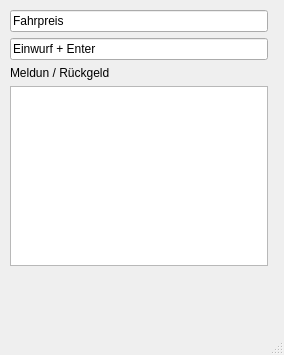
<?xml version="1.0" encoding="UTF-8"?>
<ui version="4.0">
 <class>MainWindow</class>
 <widget class="QMainWindow" name="MainWindow">
  <property name="geometry">
   <rect>
    <x>0</x>
    <y>0</y>
    <width>284</width>
    <height>355</height>
   </rect>
  </property>
  <property name="windowTitle">
   <string>MainWindow</string>
  </property>
  <widget class="QWidget" name="centralwidget">
   <widget class="QWidget" name="">
    <property name="geometry">
     <rect>
      <x>10</x>
      <y>10</y>
      <width>258</width>
      <height>256</height>
     </rect>
    </property>
    <layout class="QGridLayout" name="gridLayout">
     <item row="1" column="0">
      <widget class="QLineEdit" name="leEinwurf">
       <property name="text">
        <string>Einwurf + Enter</string>
       </property>
      </widget>
     </item>
     <item row="0" column="0">
      <widget class="QLineEdit" name="lePreis">
       <property name="text">
        <string>Fahrpreis</string>
       </property>
      </widget>
     </item>
     <item row="3" column="0">
      <widget class="QListWidget" name="lwAnzeige"/>
     </item>
     <item row="2" column="0">
      <widget class="QLabel" name="label">
       <property name="text">
        <string>Meldun / Rückgeld</string>
       </property>
      </widget>
     </item>
    </layout>
   </widget>
  </widget>
  <widget class="QMenuBar" name="menubar">
   <property name="geometry">
    <rect>
     <x>0</x>
     <y>0</y>
     <width>284</width>
     <height>39</height>
    </rect>
   </property>
  </widget>
  <widget class="QStatusBar" name="statusbar"/>
 </widget>
 <resources/>
 <connections/>
</ui>
